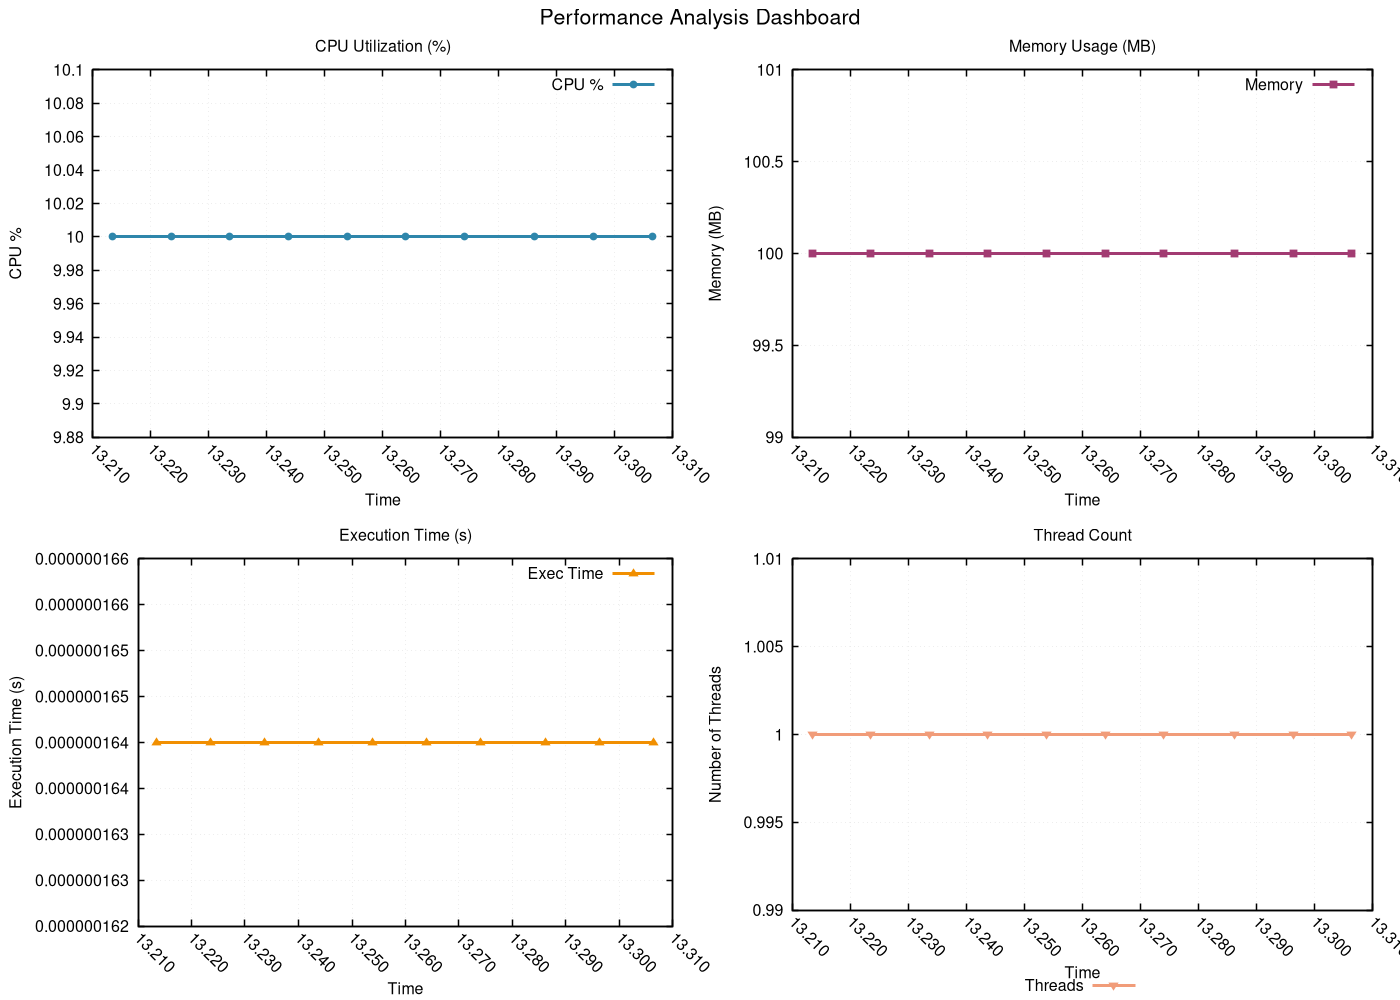

This chart was generated by the following gnuplot code:
# GNUplot script for performance metrics
set terminal pngcairo enhanced font 'Helvetica,12' size 1400,1000
set output 'png/bubble_sort_20260131_225833_performance.png'

set multiplot layout 2,2 title 'Performance Analysis Dashboard' font 'Helvetica,16'
set style line 1 lc rgb '#2E86AB' lt 1 lw 3 pt 7 ps 0.8
set style line 2 lc rgb '#A23B72' lt 1 lw 3 pt 5 ps 0.8
set style line 3 lc rgb '#F18F01' lt 1 lw 3 pt 9 ps 0.8
set style line 4 lc rgb '#F19C79' lt 1 lw 3 pt 11 ps 0.8
set style line 5 lc rgb '#0ABB9F' lt 1 lw 3 pt 13 ps 0.8

set format x "%.3f"
set xtics rotate by -45
set autoscale x

set title 'CPU Utilization (%)'
set xlabel 'Time'
set ylabel 'CPU %'
set grid linestyle 1 lc rgb '#D3D3D3' lt 0 lw 1
set border linewidth 1.5
plot 'png/bubble_sort_20260131_225833_performance.dat' using 1:2 with linespoints ls 1 title 'CPU %'
set title 'Memory Usage (MB)'
set xlabel 'Time'
set ylabel 'Memory (MB)'
set grid linestyle 1 lc rgb '#D3D3D3' lt 0 lw 1
set border linewidth 1.5
plot 'png/bubble_sort_20260131_225833_performance.dat' using 1:3 with linespoints ls 2 title 'Memory'
set title 'Execution Time (s)'
set xlabel 'Time'
set ylabel 'Execution Time (s)'
set grid linestyle 1 lc rgb '#D3D3D3' lt 0 lw 1
set border linewidth 1.5
plot 'png/bubble_sort_20260131_225833_performance.dat' using 1:8 with linespoints ls 3 title 'Exec Time'
set title 'Thread Count'
set xlabel 'Time'
set ylabel 'Number of Threads'
set grid linestyle 1 lc rgb '#D3D3D3' lt 0 lw 1
set border linewidth 1.5
set key outside center bottom horizontal
plot 'png/bubble_sort_20260131_225833_performance.dat' using 1:9 with linespoints ls 4 title 'Threads'
unset multiplot
